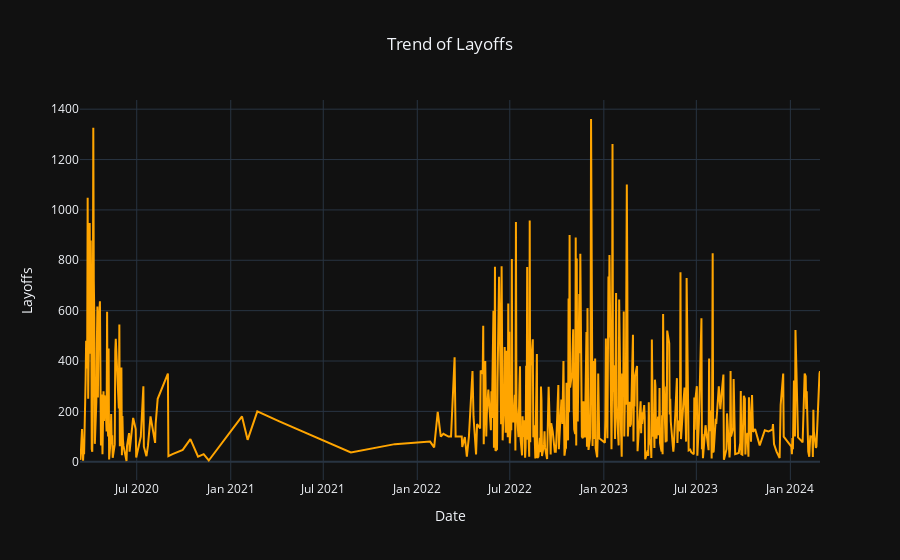

Write notebook code for a chart like this one.
### Markdown cell above
# Layoffs over time

### Code cell
# Convert the 'Date' column to a datetime format
clean_df.loc[:, 'Date'] = pd.to_datetime(clean_df['Date'])

# Group by date and sum the layoffs
date_layoffs = (
    clean_df
    .groupby('Date')['Layoffs']
    .sum()
    .reset_index()
)

# Time series plot for layoffs over time
fig_date = px.line(
    date_layoffs,
    x = 'Date',
    y = 'Layoffs',
    title = 'Trend of Layoffs',
    template = 'plotly_dark'
)

fig_date.update_layout(title_x = 0.5)
fig_date.update_traces(line_color = 'orange')

fig_date.show()

### Figure 1 — Plotly figure (JSON) as saved in the notebook; plotly's stock layout.template omitted (floating-point values rounded to 4 significant figures; data arrays with more than 128 entries replaced by an {"elided": "..."} marker saying what was removed)
{"data": [{"hovertemplate": "Date=%{x}<br>Layoffs=%{y}<extra></extra>", "legendgroup": "", "line": {"color": "orange", "dash": "solid"}, "marker": {"symbol": "circle"}, "mode": "lines", "name": "", "orientation": "v", "showlegend": false, "type": "scatter", "x": {"elided": "470 str values"}, "xaxis": "x", "y": {"elided": "470 int values"}, "yaxis": "y"}], "layout": {"legend": {"tracegroupgap": 0}, "title": {"text": "Trend of Layoffs", "x": 0.5}, "xaxis": {"anchor": "y", "domain": [0, 1], "title": {"text": "Date"}}, "yaxis": {"anchor": "x", "domain": [0, 1], "title": {"text": "Layoffs"}}}}
